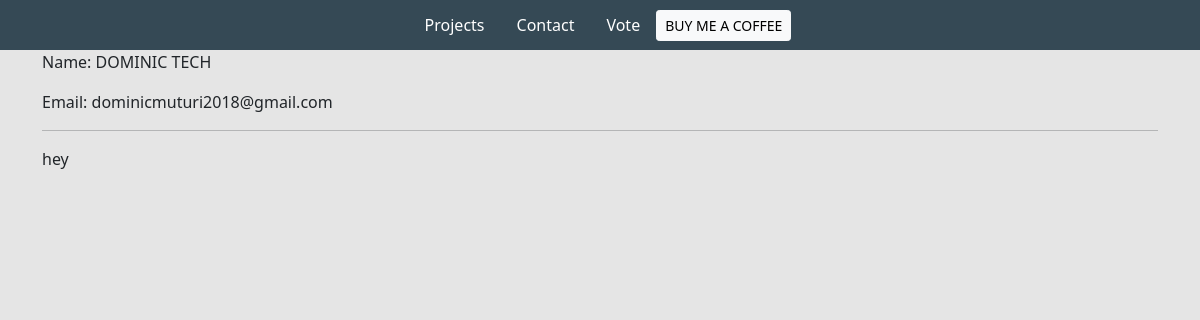
The page /message/19d25394f73246b58c1959593586f6e2/ on the database its author committed.
### base/models.py (models this page shows, shortened)
class Message(models.Model):
    name = models.CharField(max_length=200, null=True)
    email = models.CharField(max_length=200, null=True)
    subject = models.CharField(max_length=200, null=True)
    body = models.TextField()
    is_read = models.BooleanField(default=False)
    created = models.DateTimeField(auto_now_add=True)
    id = models.UUIDField(default=uuid.uuid4,  unique=True,
                          primary_key=True, editable=False)

### base/views.py (the view)
# urls.py: path('message/<str:pk>/', views.messagePage, name="message"),
def messagePage(request, pk):
    message = Message.objects.get(id=pk)
    message.is_read = True
    message.save()
    context = {'message': message}
    return render(request, 'base/message.html', context)

### base/templates/base/message.html
{% extends 'base/main.html' %}
{% load static %}
{% block content %}
<div class="container">
    <p>Name: {{message.name}}</p>
    <p>Email: {{message.email}}</p>
    <hr>
    <p>{{message.body}}</p>
</div>
{% endblock content %}

### static/styles/main.css (style rules this page uses)
body { background-color: #E5E5E5; }

### rows shown on the page
Message: name "DOMINIC TECH", email "dominicmuturi2018@gmail.com", body "hey"
